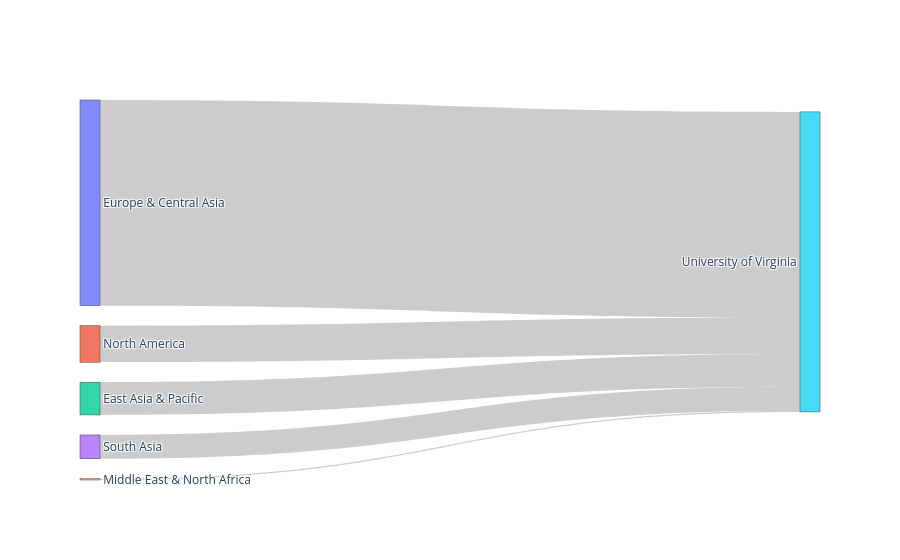

The notebook cell saved with this chart:
### Code cell
import plotly.graph_objects as go


giftor = 'region'
recipi = 'Institution Name'
flow = 'Foreign Gift Amount'
N = 20

flows = (
    df_uva.groupby([giftor, 
                recipi])
      [flow]
      .sum()
      .nlargest(N)
      .reset_index()
)

labels = (
    flows[giftor].tolist()
    + flows[recipi].tolist()
)

labels = list(dict.fromkeys(labels))

fig = go.Figure(
    go.Sankey(
        node=dict(label=labels),
        link=dict(
            source=flows[giftor]
                        .map(labels.index),
            target=flows[recipi]
                        .map(labels.index),
            value=flows[flow]
        )
    )
)



fig.show()

### Figure 1 — Plotly figure (JSON) as saved in the notebook; plotly's stock layout.template omitted (floating-point values rounded to 4 significant figures)
{"data": [{"link": {"source": [0, 1, 2, 3, 4], "target": [5, 5, 5, 5, 5], "value": [5059978, 900000, 805000, 585846, 30778]}, "node": {"label": ["Europe & Central Asia", "North America", "East Asia & Pacific", "South Asia", "Middle East & North Africa", "University of Virginia"]}, "type": "sankey"}], "layout": {}}
